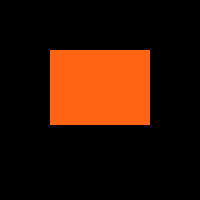
Frame 1 (no input)
Frame 60 (the mouse pressed at the canvas centre just before this capture): identical to frame 1, image omitted
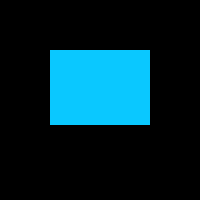
Frame 120 (the mouse held since frame 60 and released just before this capture)

The Processing sketch that drew these frames (run headless with seeded random() and noise(); from frame 60 on, the mouse is pressed at the canvas centre):

// Processing sketch: processing_61330
// ── processing_61330.pde

int x = 50;
int y = 50;
int w = 100;
int h = 75;
 
void setup() {
  size(200, 200);
}
 
void draw() {
  background(0);
  noStroke();
   
  
  if (mouseX > x && mouseX < x + w && mouseY > y && mouseY < y + h) {
    fill(10, 200, 255);
  }
  else {
    fill(255, 100, 20);
  }
  
  rect(x, y, w, h);
}
